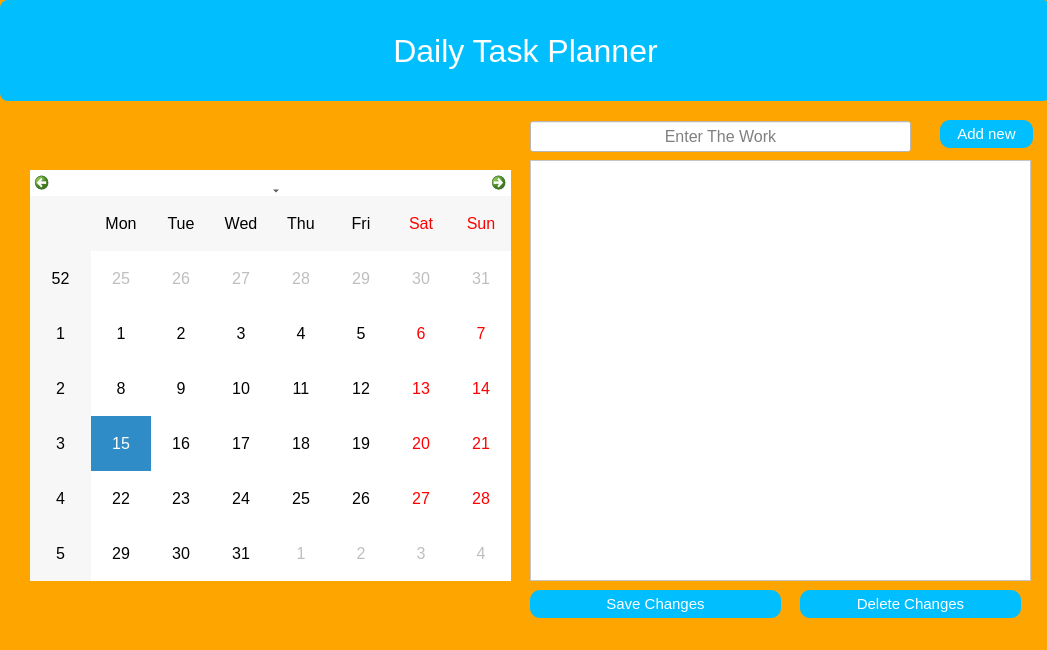
<?xml version="1.0" encoding="UTF-8"?>
<ui version="4.0">
 <class>Form</class>
 <widget class="QWidget" name="Form">
  <property name="geometry">
   <rect>
    <x>0</x>
    <y>0</y>
    <width>1047</width>
    <height>650</height>
   </rect>
  </property>
  <property name="windowTitle">
   <string>Form</string>
  </property>
  <property name="styleSheet">
   <string notr="true">background-color:orange;</string>
  </property>
  <widget class="QCalendarWidget" name="calendarWidget">
   <property name="geometry">
    <rect>
     <x>30</x>
     <y>170</y>
     <width>481</width>
     <height>411</height>
    </rect>
   </property>
   <property name="styleSheet">
    <string notr="true">font:12pt;
background-color:white;</string>
   </property>
  </widget>
  <widget class="QListWidget" name="listWidget">
   <property name="geometry">
    <rect>
     <x>530</x>
     <y>160</y>
     <width>501</width>
     <height>421</height>
    </rect>
   </property>
   <property name="styleSheet">
    <string notr="true">font:12pt;
background-color:white;</string>
   </property>
  </widget>
  <widget class="QPushButton" name="pushButton_1">
   <property name="geometry">
    <rect>
     <x>530</x>
     <y>590</y>
     <width>251</width>
     <height>28</height>
    </rect>
   </property>
   <property name="styleSheet">
    <string notr="true">border-radius:10px;
background-color:#01bfff;
color:white;
font:11pt</string>
   </property>
   <property name="text">
    <string>Save Changes</string>
   </property>
  </widget>
  <widget class="QPushButton" name="pushButton_2">
   <property name="geometry">
    <rect>
     <x>940</x>
     <y>120</y>
     <width>93</width>
     <height>28</height>
    </rect>
   </property>
   <property name="styleSheet">
    <string notr="true">border-radius:10px;
background-color:#01bfff;
color:white;
font:11pt</string>
   </property>
   <property name="text">
    <string>Add new</string>
   </property>
  </widget>
  <widget class="QLabel" name="label">
   <property name="geometry">
    <rect>
     <x>0</x>
     <y>0</y>
     <width>1051</width>
     <height>101</height>
    </rect>
   </property>
   <property name="styleSheet">
    <string notr="true">font-size:24pt;
background:#01BFFF;
color:white;
border-radius:8px;</string>
   </property>
   <property name="text">
    <string>Daily Task Planner</string>
   </property>
   <property name="alignment">
    <set>Qt::AlignCenter</set>
   </property>
  </widget>
  <widget class="QLineEdit" name="lineEdit">
   <property name="geometry">
    <rect>
     <x>530</x>
     <y>121</y>
     <width>381</width>
     <height>31</height>
    </rect>
   </property>
   <property name="styleSheet">
    <string notr="true">font:12pt;
font-family:Arial;
background-color:white;</string>
   </property>
   <property name="alignment">
    <set>Qt::AlignCenter</set>
   </property>
   <property name="placeholderText">
    <string>Enter The Work</string>
   </property>
  </widget>
  <widget class="QPushButton" name="pushButton_3">
   <property name="geometry">
    <rect>
     <x>800</x>
     <y>590</y>
     <width>221</width>
     <height>28</height>
    </rect>
   </property>
   <property name="styleSheet">
    <string notr="true">border-radius:10px;
background-color:#01bfff;
color:white;
font:11pt</string>
   </property>
   <property name="text">
    <string>Delete Changes</string>
   </property>
  </widget>
 </widget>
 <resources/>
 <connections/>
</ui>
